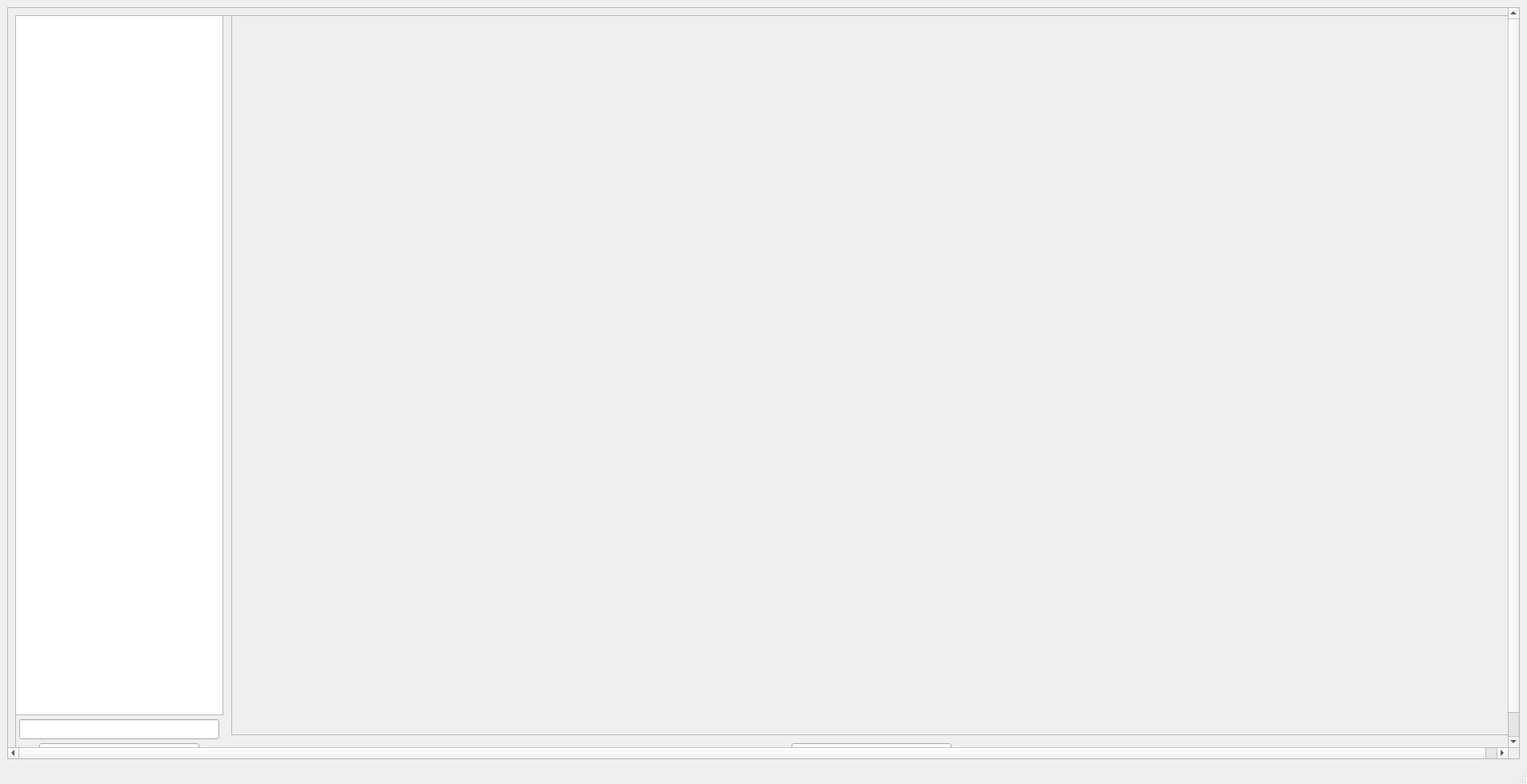
<?xml version="1.0" encoding="UTF-8"?>
<ui version="4.0">
 <class>MainWindow</class>
 <widget class="QMainWindow" name="MainWindow">
  <property name="geometry">
   <rect>
    <x>0</x>
    <y>0</y>
    <width>1908</width>
    <height>980</height>
   </rect>
  </property>
  <property name="windowTitle">
   <string>Analysis UI</string>
  </property>
  <property name="windowIcon">
   <iconset>
    <normaloff>graph_icon.png</normaloff>graph_icon.png</iconset>
  </property>
  <widget class="QWidget" name="centralwidget">
   <layout class="QVBoxLayout" name="verticalLayout_2">
    <item>
     <widget class="QScrollArea" name="scrollArea">
      <property name="widgetResizable">
       <bool>true</bool>
      </property>
      <widget class="QWidget" name="scrollAreaWidgetContents">
       <property name="geometry">
        <rect>
         <x>0</x>
         <y>0</y>
         <width>1888</width>
         <height>960</height>
        </rect>
       </property>
       <layout class="QVBoxLayout" name="verticalLayout">
        <item>
         <widget class="QFrame" name="ScrollAreaFrame">
          <property name="minimumSize">
           <size>
            <width>1870</width>
            <height>938</height>
           </size>
          </property>
          <property name="frameShape">
           <enum>QFrame::StyledPanel</enum>
          </property>
          <property name="frameShadow">
           <enum>QFrame::Raised</enum>
          </property>
          <widget class="QListWidget" name="AllTestFolders">
           <property name="geometry">
            <rect>
             <x>0</x>
             <y>0</y>
             <width>260</width>
             <height>875</height>
            </rect>
           </property>
          </widget>
          <widget class="QFrame" name="graphframe">
           <property name="geometry">
            <rect>
             <x>270</x>
             <y>0</y>
             <width>1600</width>
             <height>900</height>
            </rect>
           </property>
           <property name="frameShape">
            <enum>QFrame::StyledPanel</enum>
           </property>
           <property name="frameShadow">
            <enum>QFrame::Raised</enum>
           </property>
          </widget>
          <widget class="QLineEdit" name="rootdir">
           <property name="geometry">
            <rect>
             <x>5</x>
             <y>880</y>
             <width>250</width>
             <height>25</height>
            </rect>
           </property>
           <property name="readOnly">
            <bool>true</bool>
           </property>
          </widget>
          <widget class="QPushButton" name="setrootdir">
           <property name="geometry">
            <rect>
             <x>30</x>
             <y>910</y>
             <width>200</width>
             <height>25</height>
            </rect>
           </property>
           <property name="text">
            <string>Set Root Directory</string>
           </property>
          </widget>
          <widget class="QPushButton" name="savefigure">
           <property name="geometry">
            <rect>
             <x>970</x>
             <y>910</y>
             <width>200</width>
             <height>25</height>
            </rect>
           </property>
           <property name="text">
            <string>Save Figure</string>
           </property>
          </widget>
         </widget>
        </item>
       </layout>
      </widget>
     </widget>
    </item>
   </layout>
  </widget>
  <widget class="QStatusBar" name="statusbar"/>
 </widget>
 <resources/>
 <connections/>
</ui>
